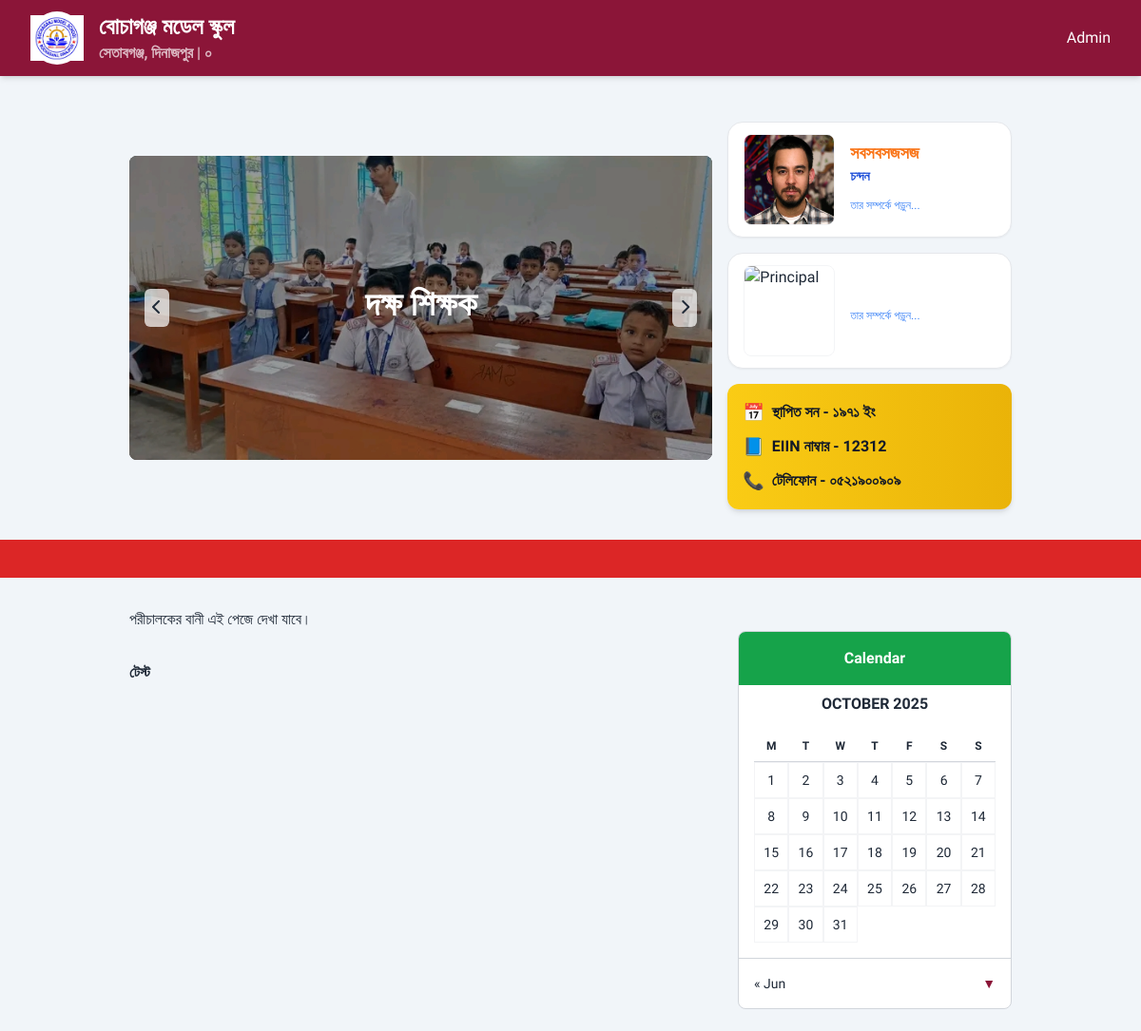
The page /porichalok (upper part) on the database as committed earlier.
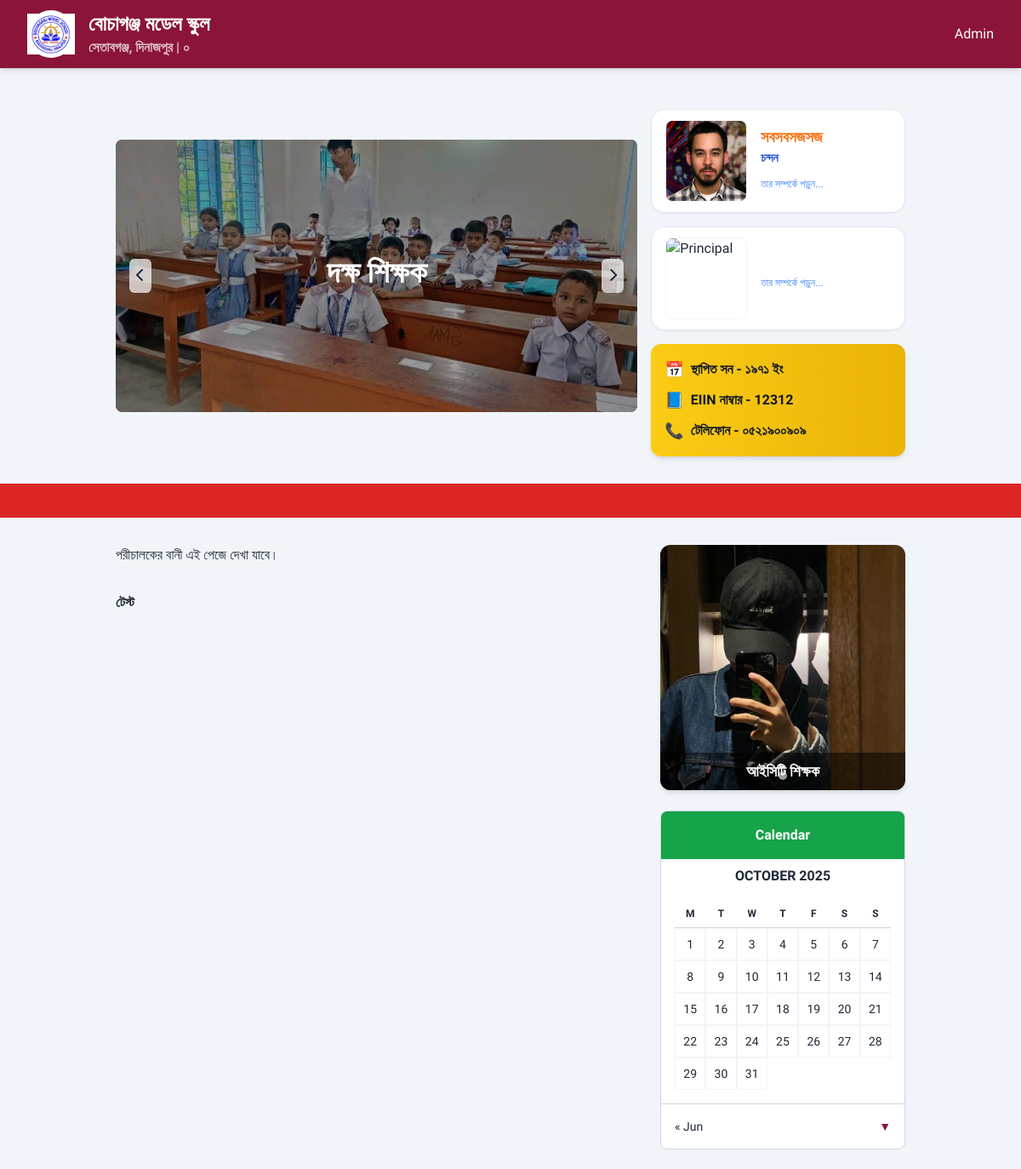
The same page on the database as committed later.
### base/models.py (models this page shows, shortened)
class BaseModel(models.Model):
    created_at = models.DateTimeField(auto_now_add=True)
    updated_at = models.DateTimeField(auto_now=True)
    is_active = models.BooleanField(default=True)
    class Meta:
        abstract = True
        ordering = ['-created_at']

class Banner(BaseModel):
    file = models.FileField(upload_to="banner")
    text = models.CharField(max_length=500)

class Widget(BaseModel):
    title = models.CharField()
    image = models.FileField(upload_to='teachers')
    text = CKEditor5Field()

### base/views.py (the view)
# urls.py: path('porichalok', get_pori),
def get_pori(r):
   pori = Porichalok.objects.filter().first()
   context = {
    'text' : pori.text
    }
   return render(r, 'content.html', context)

### base/context_processors.py (called while the page is built)
def global_context(request):
    context = {}
    context['info'] = Info.objects.first()
    context['porichalok'] = Porichalok.objects.first()
    context['headteacher'] = HeadTeacher.objects.first()
    context['widgets'] = Widget.objects.all()
    context['b'] = Banner.objects.all()
    return context

### template/content.html
{% extends 'main.html' %}
{% block body %}
{{text|safe}} </div>
{% endblock %}

### template/main.html (shortened to what the changed rows need)
<!DOCTYPE html>
<html lang="en">
<head>
    <script src="https://cdn.tailwindcss.com"></script>
    <link rel="stylesheet" href="https://cdnjs.cloudflare.com/ajax/libs/font-awesome/6.4.0/css/all.min.css">
</head>
<body class="text-gray-800 bg-slate-100">
<div class="grid grid-cols-1 md:grid-cols-3 gap-4 max-w-5xl mx-auto px-4 sm:px-6 lg:px-12 py-8">
    <div class="my-auto md:col-span-2 relative h-72 sm:h-80 overflow-hidden bg-black rounded-lg" id="carousel">
        <div class="flex h-full transition-transform duration-500 ease-in-out" id="carousel-container">
          {% for i in b %}
            <div class="min-w-full h-full relative">
                <div class="absolute inset-0 bg-cover bg-center"
                    style="background-image: url('{{i.file.url}}');">
                </div>
                <div class="absolute inset-0 bg-black bg-opacity-40"></div>
                <div
                    class="absolute top-1/2 left-1/2 transform -translate-x-1/2 -translate-y-1/2 text-center text-white z-10 max-w-[90%]">
                    <h1 class="text-2xl sm:text-3xl md:text-4xl font-bold mb-2">{{i.text}}</h1>
                </div>
            </div>
{% endfor %}
        </div>
    </div>
</div>
    <div class="max-w-5xl mx-auto px-4 sm:px-6 lg:px-12 py-8">
        <div class="grid grid-cols-1 md:grid-cols-3 gap-8">
            <div class="lg:col-span-1 space-y-6">
  <div class="relative w-full max-w-2xl mx-auto rounded-xl overflow-hidden shadow-md">
  <div id="teacherSlider" class="flex transition-transform duration-700 ease-in-out">
    {% for widget in widgets %}
    <div class="relative flex-shrink-0 w-full h-72">
      <img src="{{ widget.image.url }}" alt="{{ widget.name }}" class="w-full h-full object-cover">
      <div class="absolute bottom-0 left-0 right-0 bg-black bg-opacity-50 text-white py-2 px-4 text-center">
        <h3 class="font-semibold text-lg">{{ widget.title }}</h3>
      </div>
    </div>
    {% endfor %}
  </div>
   <div id="teacherDots" class="absolute bottom-3 left-1/2 transform -translate-x-1/2 flex space-x-2"></div>
</div>
            </div>
        </div>
    </div>
</body>
</html>

Rows that differ between the two databases and show on the page:
added Widget: image (picture), title "আইসিটি শিক্ষক"
